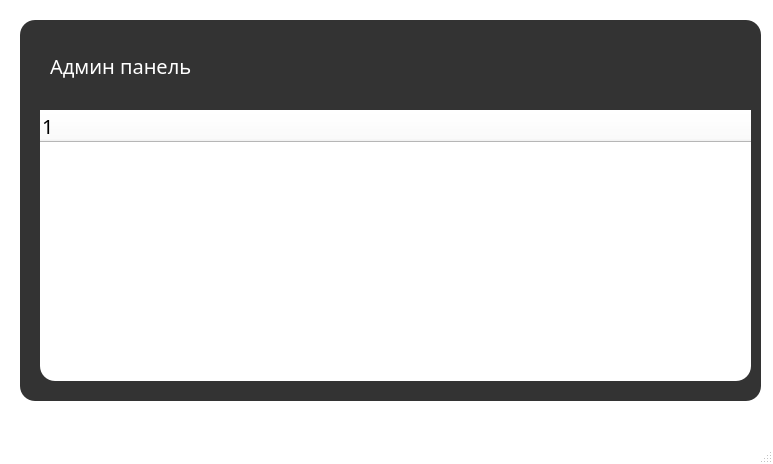
<?xml version="1.0" encoding="UTF-8"?>
<ui version="4.0">
 <class>MainWindow</class>
 <widget class="QMainWindow" name="MainWindow">
  <property name="geometry">
   <rect>
    <x>0</x>
    <y>0</y>
    <width>773</width>
    <height>464</height>
   </rect>
  </property>
  <property name="windowTitle">
   <string>MainWindow</string>
  </property>
  <property name="styleSheet">
   <string notr="true">*{
	font-family: century gothic;
	font-size: 20px;
}
QMainWindow{
	background-color: transparent;
}
QPushButton{
	border-radius: 15px;
	background: red;
	color: white;
}
QPushButton:hover{
	background: #333;
	color: red;
}
#textBrowser{
	font-size: 16px;
}
#toolButton{
	border-radius: 60px;
	background: red;
}
QLabel{
	color: white;
}
QFrame{
	background: #333;
	border-radius: 15px;
}
QLineEdit{
	padding-bottom: 5px;
	background: transparent;
	border: none;
	color: #717072;
	border-bottom: 1px solid #717072;
}
#exitButton{
	/*background-color: red;*/
	border-radius: 15px;
	background-size: 5px;
}
#searchButton{
	border-radius: 15px;
	background-size: 5px;
}
#searchButton_2{
	border-radius: 15px;
	background-size: 5px;
}</string>
  </property>
  <widget class="QWidget" name="centralwidget">
   <widget class="QFrame" name="frame">
    <property name="geometry">
     <rect>
      <x>20</x>
      <y>20</y>
      <width>741</width>
      <height>381</height>
     </rect>
    </property>
    <property name="styleSheet">
     <string notr="true"/>
    </property>
    <property name="frameShape">
     <enum>QFrame::StyledPanel</enum>
    </property>
    <property name="frameShadow">
     <enum>QFrame::Raised</enum>
    </property>
    <widget class="QLabel" name="label_3">
     <property name="geometry">
      <rect>
       <x>30</x>
       <y>10</y>
       <width>231</width>
       <height>71</height>
      </rect>
     </property>
     <property name="text">
      <string>Админ панель</string>
     </property>
     <property name="wordWrap">
      <bool>true</bool>
     </property>
    </widget>
    <widget class="QToolButton" name="exitButton">
     <property name="geometry">
      <rect>
       <x>680</x>
       <y>20</y>
       <width>41</width>
       <height>31</height>
      </rect>
     </property>
     <property name="cursor">
      <cursorShape>ArrowCursor</cursorShape>
     </property>
     <property name="styleSheet">
      <string notr="true">border-radius: 15px;
background-size: 5px;</string>
     </property>
     <property name="text">
      <string/>
     </property>
     <property name="icon">
      <iconset>
       <normaloff>cross.png</normaloff>cross.png</iconset>
     </property>
     <property name="shortcut">
      <string/>
     </property>
     <property name="autoRepeatDelay">
      <number>300</number>
     </property>
    </widget>
    <widget class="QTreeWidget" name="tree">
     <property name="geometry">
      <rect>
       <x>20</x>
       <y>90</y>
       <width>711</width>
       <height>271</height>
      </rect>
     </property>
     <property name="styleSheet">
      <string notr="true">background: white;</string>
     </property>
     <column>
      <property name="text">
       <string notr="true">1</string>
      </property>
     </column>
    </widget>
   </widget>
  </widget>
  <widget class="QMenuBar" name="menubar">
   <property name="geometry">
    <rect>
     <x>0</x>
     <y>0</y>
     <width>773</width>
     <height>29</height>
    </rect>
   </property>
  </widget>
  <widget class="QStatusBar" name="statusbar"/>
 </widget>
 <resources/>
 <connections/>
</ui>
